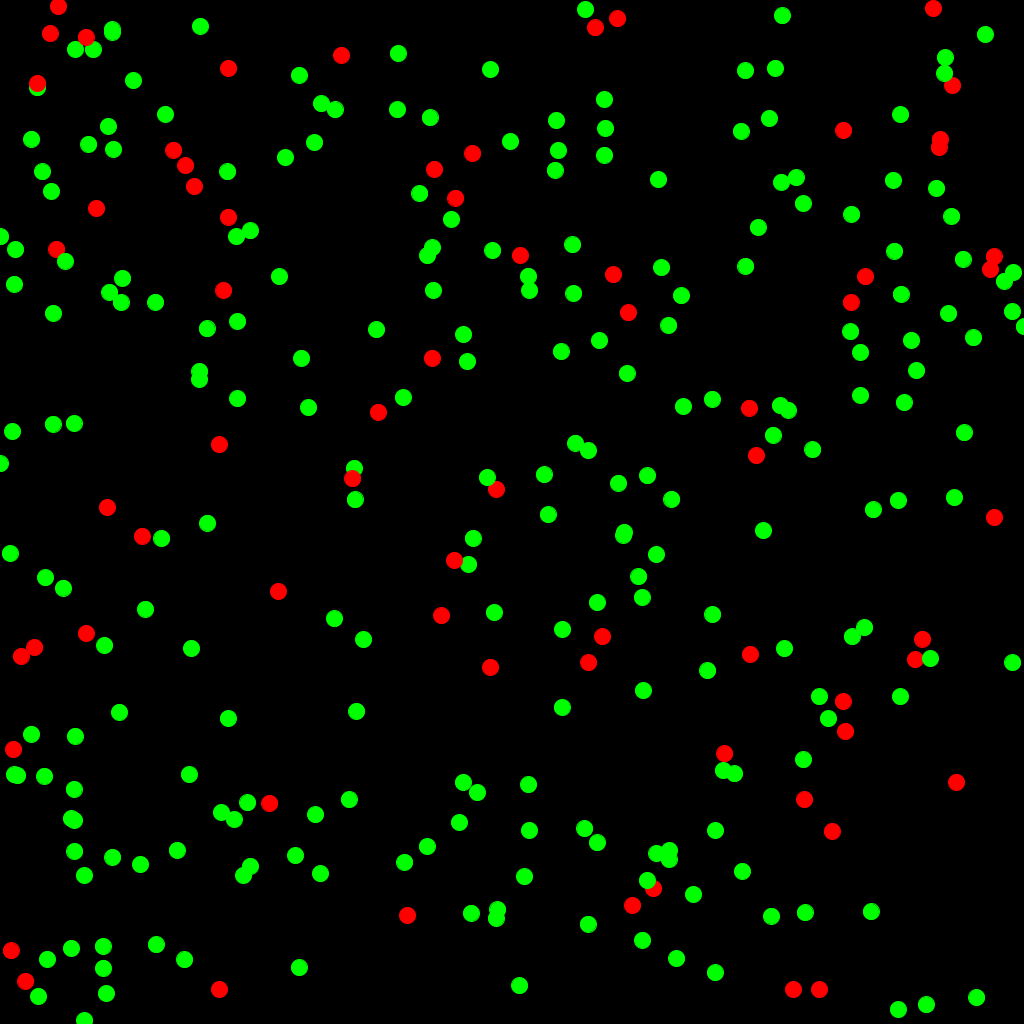
Frame 1 (no input)
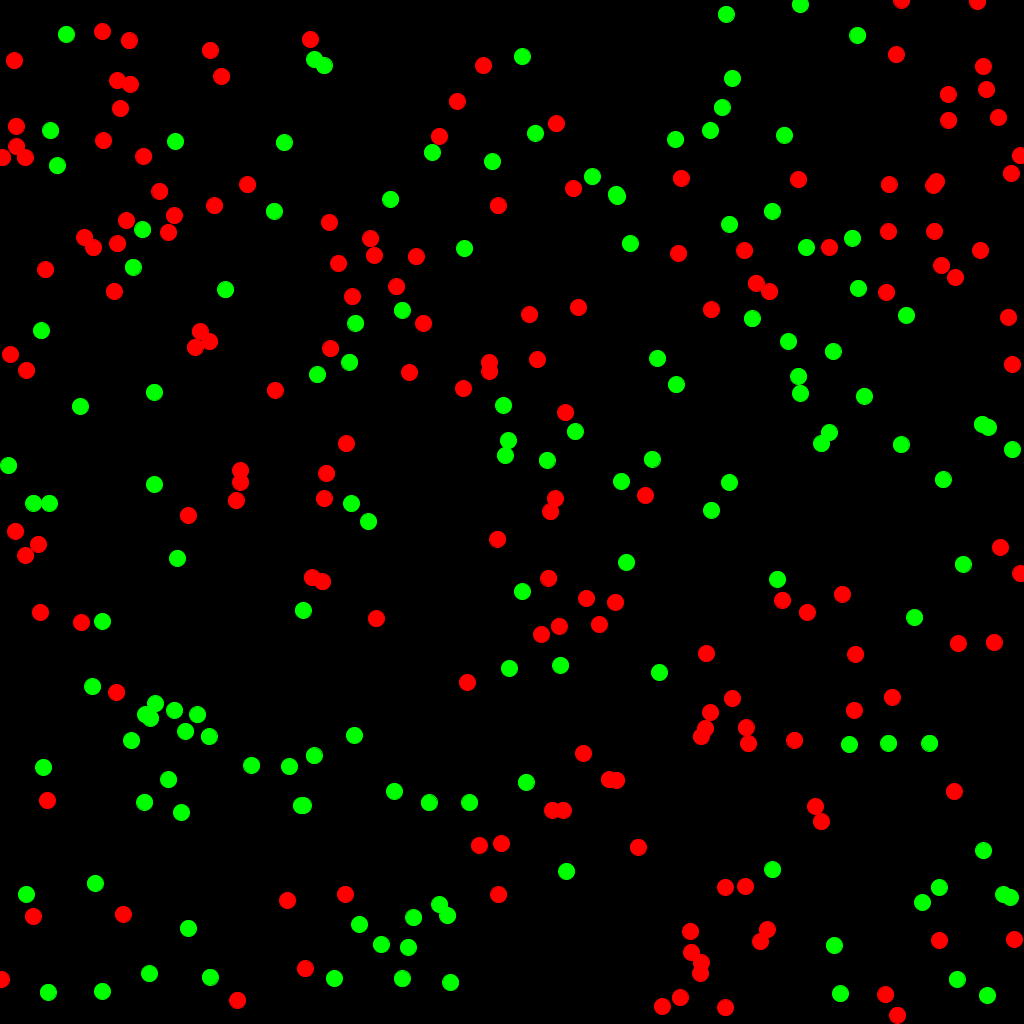
Frame 60 (the mouse pressed at the canvas centre just before this capture)
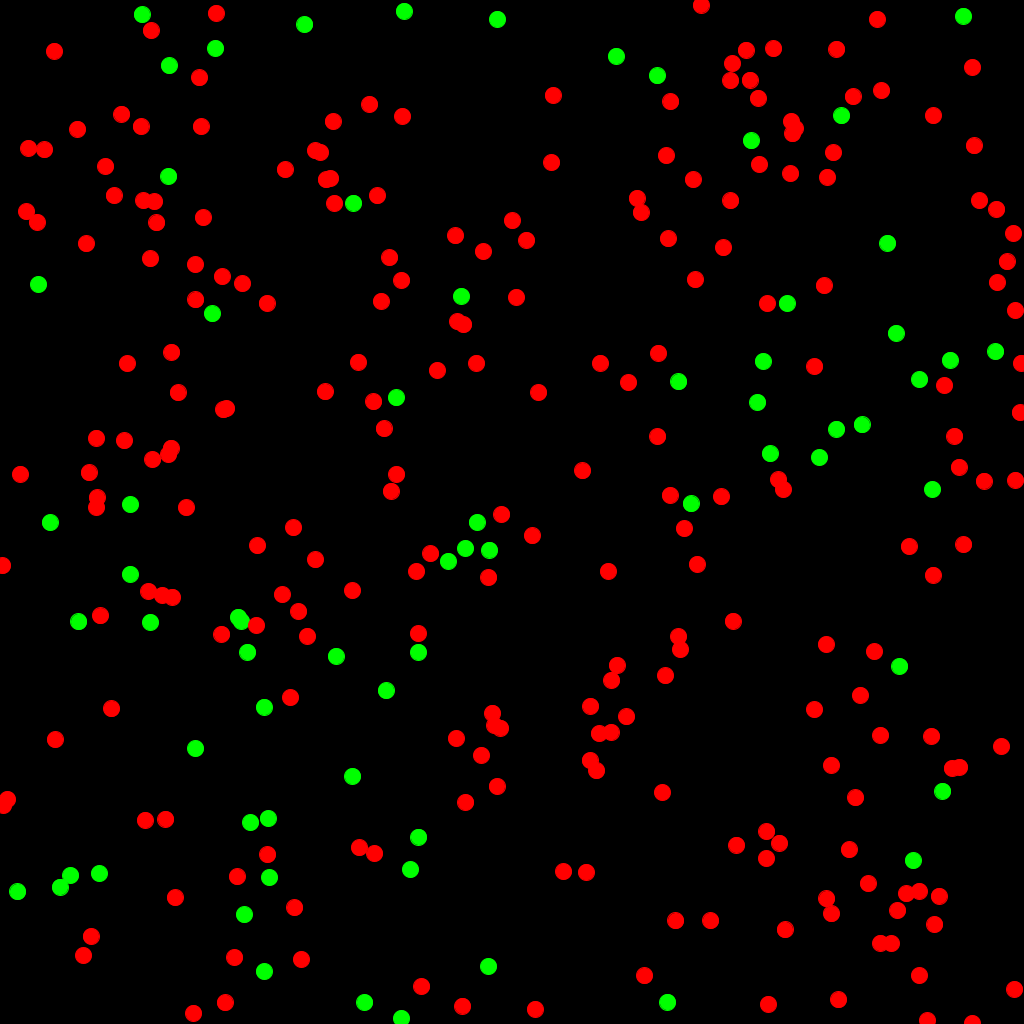
Frame 120 (the mouse held since frame 60 and released just before this capture)

The Processing sketch that drew these frames (run headless with seeded random() and noise(); from frame 60 on, the mouse is pressed at the canvas centre):

// Processing sketch: sketch_200914a
// ── sketch_200914a.pde
//VariablesGlobales
int cantidadPersonas = 300; //cantidad de personas
int tamano = 1024; //tamaño del terreno

float radius= 8.0;
float vel = 2.0;
float minDistance = 2*radius;
float socialDistancing = 1.5*minDistance;
float pTransmission = 0.5;
float pEnfermos = 0.3;
int maxTiempoEnfermo = 500;

//se inicia una nueva poblacion
Poblacion p;

//metodo para preparar el terreno
void setup() {
  size(1024, 1024);
  p = new Poblacion();
  p.run();
}

//metodo para dibujar
void draw() {
  background(0);
  //llamado a la funcion run de la poblacion
  for(Individuo persona : p.personas){
    persona.update(p.personas);
    persona.display();
  }
}


/////////////////DEFINICION DE CLASES//////////////////////////


//clase de la poblacion
public class Poblacion{
  public ArrayList<Individuo> personas; //se crea un arreglo de individuos
  //constructor
  Poblacion(){
    personas = new ArrayList<Individuo>(); //se inicializa el arreglo
  }
  public ArrayList<Individuo> getPersonas(){
    return this.personas;
  }
  //metodo para agregar personas al arreglo
  void agregarPersona(){
    Individuo individuo = new  Individuo();
    if(random(0,1) <= pEnfermos){ //bajo la probabilidad establecida se crea un individuo sano o enfermo
      individuo.setEstado(new Enfermo());
    }
    personas.add(individuo);
  }
  //metodo run en el cual se llena la poblacion con la cantidad de personas deseada 
  void run(){
    for(int i = 0; i < cantidadPersonas; i++){
      agregarPersona();
    }
  }
}


//super clase individuo (conext del patron de diseno state)
public class Individuo{
  private EstadoIndividuo estado; // Patron de diseno state
  PVector posicion;
  PVector velocidad;
  PVector aceleracion;
  
  //constructor
  Individuo(){
    //no se usa la aceleracion
    aceleracion = new PVector(0, 0);
    //se obtiene una velocidad inicial random
    velocidad = PVector.random2D();
    velocidad.x *= vel;
    velocidad.y *= vel;
    //se obtiene la posicion en el terreno de forma random
    posicion = new PVector(random(0, 1023), random(0, 1023));
    this.estado = new Sano();
  }
  
  //Patron de diseno state
  public void setEstado(EstadoIndividuo estado){
    this.estado = estado;
  }
  
  //Patron de diseno state
  public void colorFigura(){
    this.estado.colorFigura();
  }
  
  void contagiar(Individuo otroIndividuo){
    if(otroIndividuo.estado instanceof Sano){
      // Get distances between the balls components
      PVector distancia = PVector.sub(otroIndividuo.posicion, posicion);
      // Calculate magnitude of the vector separating the balls
      float magnitudDistancia = distancia.mag();
      if(magnitudDistancia <= minDistance){
        if(random(0,1) <= pTransmission){
          otroIndividuo.setEstado(new Enfermo());
          
        }
      }
    }
  }
  
  void display(){
    colorFigura();
    circle(posicion.x, posicion.y, radius);
  }
  
  //metodo para inciar el movimiento del individuo y actualizarlo
  void run(ArrayList<Individuo> personas){
   update(personas);
   display();
  }
  
  //movimiento uniforme
  void movimiento(){
    posicion.add(velocidad);
    //se hace que el terreno sea circular
    if(posicion.x < 0){
      posicion.x = width;
    }else if(posicion.x > width){
      posicion.x = 0;
    }
    if(posicion.y < 0){
      posicion.y = height;
    }else if(posicion.y > height){
      posicion.y = 0;
    }
  }
  
  //metodo para actualizar la posicion del inividuo
  void update(ArrayList<Individuo> personas) {
    movimiento();
    //Nuevos recuperados
    if(this.estado instanceof Enfermo){
      if(frameCount - this.estado.tiempoEnfermo >= maxTiempoEnfermo){
        this.setEstado(new Recuperado());
      }
    }
    //Nuevos contagiados
    if(estado instanceof Enfermo){
      for(Individuo persona : personas){
        contagiar(persona);
      }
    }
  }
}

//state del patron de diseno state
public abstract class EstadoIndividuo{
  int tiempoEnfermo;
  public abstract void colorFigura();
}


//clases que heredan de EstadoIndividuo

//clase para individuo enfermo (concreteState)
public class Enfermo extends EstadoIndividuo{
  Enfermo(){
    this.tiempoEnfermo = frameCount;
  }
  void getTiempoEnfermo(){
  }
  void colorFigura(){
    ellipseMode(RADIUS);
    stroke(#ff0000);
    fill(#ff0000);
  }
}

//clase para individuo sano (concreteState)
public class Sano extends EstadoIndividuo{
  void colorFigura(){
    ellipseMode(RADIUS);
    stroke(#00ff00);
    fill(#00ff00);
  }
}

//clase para individuo recuperado (concreteState)
public class Recuperado extends EstadoIndividuo{
  void colorFigura(){
    ellipseMode(RADIUS);
    stroke(#0000ff);
    fill(#0000ff);
  }
}
